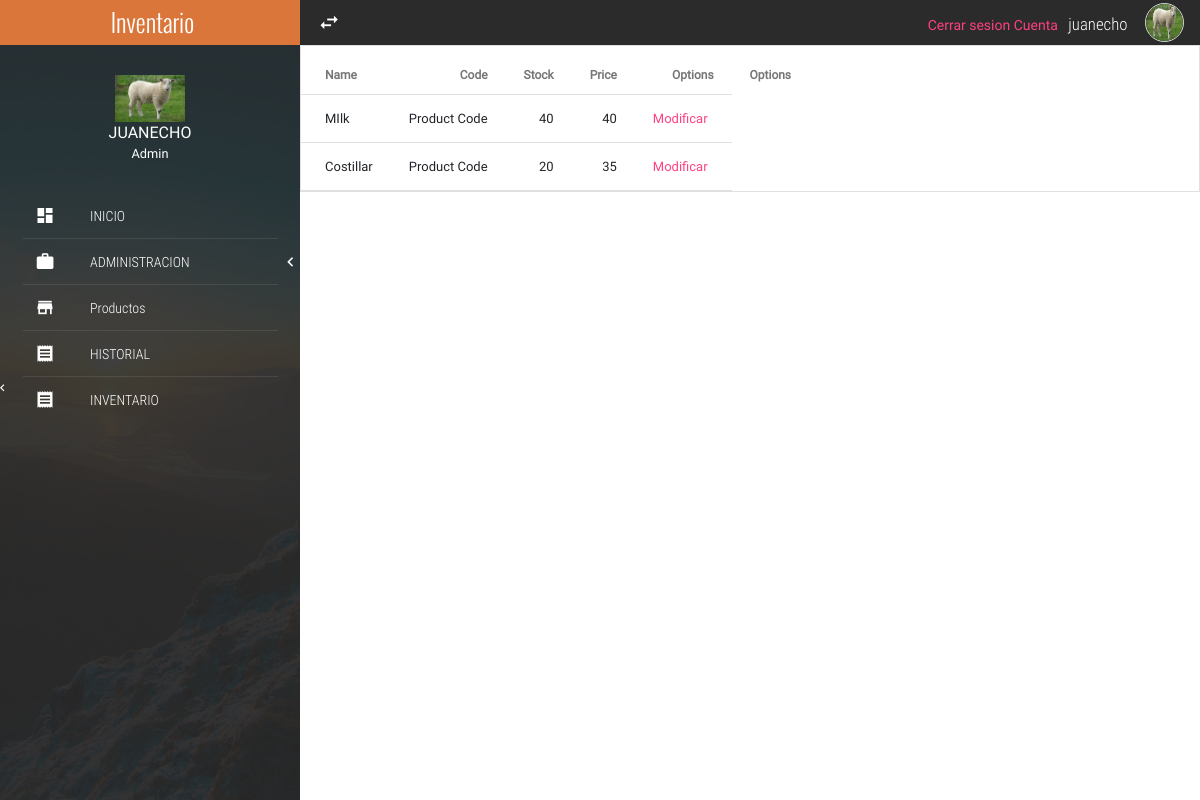
The page /inventory/ (signed in) on the database as committed earlier.
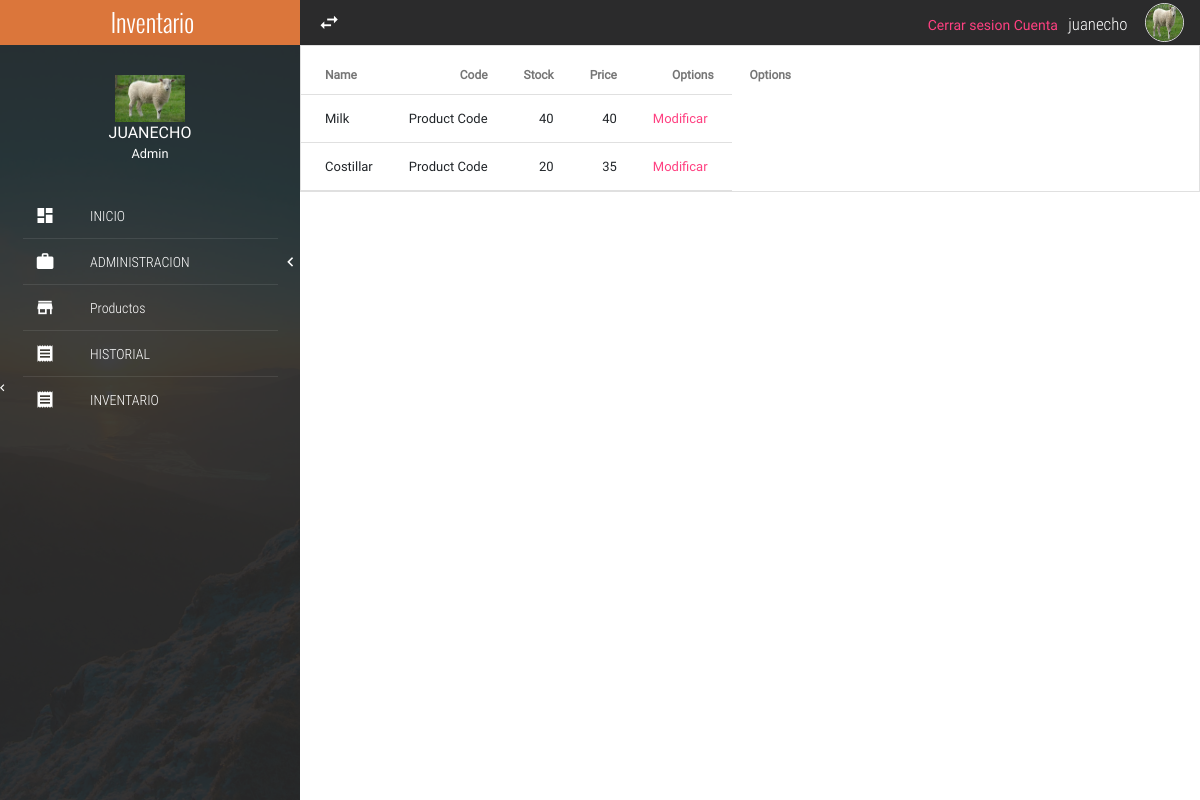
The same page on the database as committed later.
### products/models.py (models this page shows, shortened)
class Product(models.Model):
	barcode = models.IntegerField()
	name = models.CharField(max_length=20)
	units = models.IntegerField()
	price = models.IntegerField()
	disc = models.IntegerField()
	cat = models.ForeignKey(Category, on_delete = models.SET_NULL, null=True)
	prov = models.ForeignKey(Provider, on_delete = models.SET_NULL, null=True)
	stat = models.IntegerField(
		null=False, blank=False,
		choices=product_status,
		default=1,
	)
	img = models.ImageField(upload_to='pics')

### movements/views.py (the view)
# urls.py: path('',views.inventory, name='inventory'),
def inventory(request):
	context = {
		'prods' : Product.objects.all(),
	}
	return render(request, 'movements/inventory.html',context)

### movements/templates/movements/inventory.html
{% extends 'index.html' %}
{% block content %}
	<table class="mdl-data-table mdl-js-data-table mdl-shadow--2dp full-width table-responsive">
		<thead>
			<tr>
				<th class="mdl-data-table__cell--non-numeric">Name</th>
				<th>Code</th>
				<th>Stock</th>
				<th>Price</th>
				<th>Options</th>
				<th>Options</th>
			</tr>
		</thead>
		<tbody>
			{% for prod in prods %}
			<tr>
				<td class="mdl-data-table__cell--non-numeric">{{prod.name}}</td>
				<td>Product Code</td>
				<td>{{prod.units}}</td>
				<td>{{prod.price}}</td>
				<td><a href = "{% url 'update' prod.id %}">Modificar</a></td>
			</tr>
			{% endfor %}
		</tbody>
	</table>
{% endblock %}

Rows that differ between the two databases and show on the page:
changed Product: name "MIlk" → "Milk"
